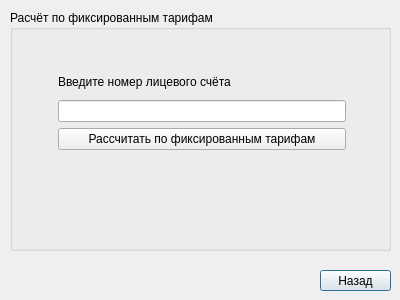
<?xml version="1.0" encoding="UTF-8"?>
<ui version="4.0">
 <class>MethodFixedTariffs</class>
 <widget class="QDialog" name="MethodFixedTariffs">
  <property name="geometry">
   <rect>
    <x>0</x>
    <y>0</y>
    <width>400</width>
    <height>300</height>
   </rect>
  </property>
  <property name="windowTitle">
   <string>Dialog</string>
  </property>
  <widget class="QPushButton" name="pushButton">
   <property name="geometry">
    <rect>
     <x>320</x>
     <y>270</y>
     <width>71</width>
     <height>21</height>
    </rect>
   </property>
   <property name="text">
    <string>Назад</string>
   </property>
  </widget>
  <widget class="QGroupBox" name="groupBox">
   <property name="geometry">
    <rect>
     <x>10</x>
     <y>10</y>
     <width>381</width>
     <height>241</height>
    </rect>
   </property>
   <property name="title">
    <string>Расчёт по фиксированным тарифам</string>
   </property>
   <widget class="QWidget" name="layoutWidget">
    <property name="geometry">
     <rect>
      <x>48</x>
      <y>59</y>
      <width>288</width>
      <height>81</height>
     </rect>
    </property>
    <layout class="QVBoxLayout" name="verticalLayout_2">
     <item>
      <layout class="QVBoxLayout" name="verticalLayout">
       <item>
        <widget class="QLabel" name="label">
         <property name="text">
          <string>Введите номер лицевого счёта</string>
         </property>
        </widget>
       </item>
       <item>
        <widget class="QLineEdit" name="lineEdit_selectRow"/>
       </item>
      </layout>
     </item>
     <item>
      <widget class="QPushButton" name="pushButton_2">
       <property name="text">
        <string>Рассчитать по фиксированным тарифам</string>
       </property>
      </widget>
     </item>
    </layout>
   </widget>
  </widget>
 </widget>
 <resources/>
 <connections/>
</ui>
